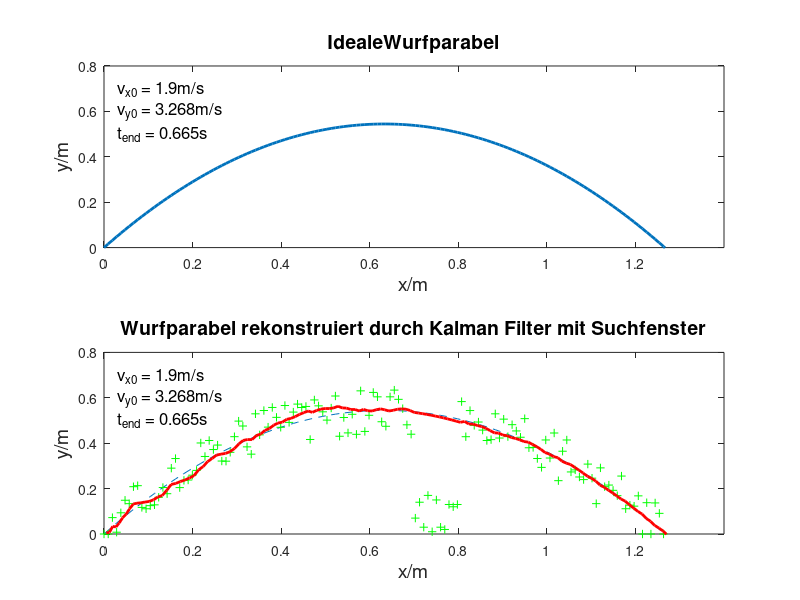

Source code (MATLAB):
clear;
g = 9.80665;
del_t = 0.005;
k = 0;
n = 134;
random = randi([-10, 10], n, 1);
%−−−−−−−−−−−−−−−−−−−−−−−−−−−−−−−−−−−−−−−−−−−−−−−−−−−−−−
%Fuer ideales System
t = 0;
x_ideal = 0;
y_ideal = 0;

v_0 = 3.8;
vx_0 = 0.5 * v_0;
vy_0 = 0.86 * v_0;


vx_ideal = vx_0;

vy_ideal = vy_0;
%−−−−−−−−−−−−−−−−−−−−−−−−−−−−−−−−−−−−−−−−−−−−−−−−−−−−−−
%Fuer Kalman Filter
Mat_K = zeros(4,4);
%Startschaetzung
Mat_Pm = [1 0 0 0; 0 1 0 0; 0 0 1 0; 0 0 0 1];
Mat_R = [0.01 0; 0 0.01];
Mat_H = [1 0 0 0; 0 1 0 0];
%Startschaetzung
Vec_Xm = [0 0 1 1].' ;
Array_Xm = zeros(4, n+1);
Array_Xm(1) = Vec_Xm(1);
Array_Xm(2) = Vec_Xm(2);
Array_Xm(3) = Vec_Xm(3);
Array_Xm(4) = Vec_Xm(4);
x_kal = 0;
y_kal = 0;
x_mes = 0;
y_mes = 0;
Vec_Xp = [0 0 0 0].';
Vec_Y = [0 0].';
Mat_Pp = zeros(4,4);
Mat_I = [1 0 0 0; 0 1 0 0; 0 0 1 0; 0 0 0 1];
Mat_A = [1 0 del_t 0; 0 1 0 del_t; 0 0 1 0; 0 0 0 1];
Mat_B = [0 0; 0 (0.5 * del_t * del_t); 0 0; 0 del_t];
Vec_u = [0 -g].';
Mat_Q = [0.00001 0 0 0;0 0.00001 0 0;0 0 0.00001 0; 0 0 0 0.00001];
for k = 1:n
    %−−−−−−−−−−−−−−−−−−−−−−−−−−−−−−−−−−−−−−−−−−−−−−−−−−−−−−
    %ideales System
    t(k+1) = t(k)+ del_t;
    x_ideal(k+1) = x_ideal(k)+ del_t * vx_ideal(k);
    y_ideal(k+1) = y_ideal(k)+ del_t * vy_ideal(k) - 0.5 * g * del_t * del_t;
    vx_ideal(k+1) = vx_ideal(k);
    vy_ideal(k+1) = vy_ideal(k) - g * del_t;
    
    %−−−−−−−−−−−−−−−−−−−−−−−−−−−−−−−−−−−−−−−−−−−−−−−−−−−−−−
    %Messung
    Vec_Y(1) = x_ideal(k);
    rand = (random(k)/100);
    Vec_Y(2) = y_ideal(k) + rand;
    
    %Wurfparabel mit Stoerung
    if (0.7 < x_ideal(k) && x_ideal(k)<0.8)
        Vec_Y(2) = 0.1 + rand;
        Mat_R(1) = 1;
        Mat_R(4) = 1;
    else
        Mat_R(1)=0.01;
        Mat_R(4)=0.01;
    end
    
    %Ende Wurfparabel mit Stoerung
    if(Vec_Y(2)<0)
        Vec_Y(2) = 0;
    end
    x_mes(k) = Vec_Y(1);
    y_mes(k) = Vec_Y(2);
    
    %−−−−−−−−−−−−−−−−−−−−−−−−−−−−−−−−−−−−−−−−−−−−−−−−−−−−−−
    %Korrektur mit der Messung
    Inverse = inv(Mat_R + Mat_H * Mat_Pm * Mat_H');
    Mat_K = Mat_Pm * Mat_H' * Inverse;
    Vec_Xp = Vec_Xm + Mat_K * (Vec_Y - Mat_H * Vec_Xm);
    Mat_Pp = (Mat_I - Mat_K * Mat_H) * Mat_Pm;
    
    %−−−−−−−−−−−−−−−−−−−−−−−−−−−−−−−−−−−−−−−−−−−−−−−−−−−−−−
    %Prädiktion
    Vec_Xm = Mat_A * Vec_Xp + Mat_B * Vec_u;
    Array_Xm((k*4) + 1) = Vec_Xm(1);
    Array_Xm((k*4) + 2) = Vec_Xm(2);
    Array_Xm((k*4) + 3) = Vec_Xm(3);
    Array_Xm((k*4) + 4) = Vec_Xm(4);
    x_kal(k) = Vec_Xm(1);
    y_kal(k) = Vec_Xm(2);
    Mat_Pm = Mat_A * Mat_Pp * Mat_A' + Mat_Q;
end
%ideal
subplot(2,1,1);
plot(x_ideal, y_ideal, 'LineWidth', 2);
axis([0, 1.4, 0, 0.8])
title('IdealeWurfparabel', 'FontSize', 14)
xlabel('x/m', 'FontSize', 14)
ylabel('y/m', 'FontSize', 14)
str1=['v_{x0} = ' num2str(vx_0) 'm/s'];
str2=['v_{y0} = ' num2str(vy_0) 'm/s'];
str3=['t_{end} = ' num2str(t(k)) 's'];
text(0.03, 0.7, str1, 'FontSize', 12)
text(0.03, 0.6, str2, 'FontSize', 12)
text(0.03, 0.5, str3, 'FontSize',12)

%KalmanFilter
subplot(2,1,2);
plot(x_ideal, y_ideal, '--', ...
     x_mes, y_mes,'g+', ...
     x_kal, y_kal, 'r', 'LineWidth', 2);
axis([0, 1.4, 0, 0.8])
xlabel('x/m', 'FontSize', 14)
ylabel('y/m', 'FontSize', 14)
title('Wurfparabel rekonstruiert durch Kalman Filter mit Suchfenster', 'FontSize', 14)
str1=['v_{x0} = ' num2str(vx_0) 'm/s'];
str2=['v_{y0} = ' num2str(vy_0) 'm/s'];
str3=['t_{end} = ' num2str(t(k)) 's'];
text(0.03, 0.7, str1, 'FontSize', 12)
text(0.03,0.6, str2, 'FontSize', 12)
text(0.03,0.5,str3, 'FontSize', 12)
